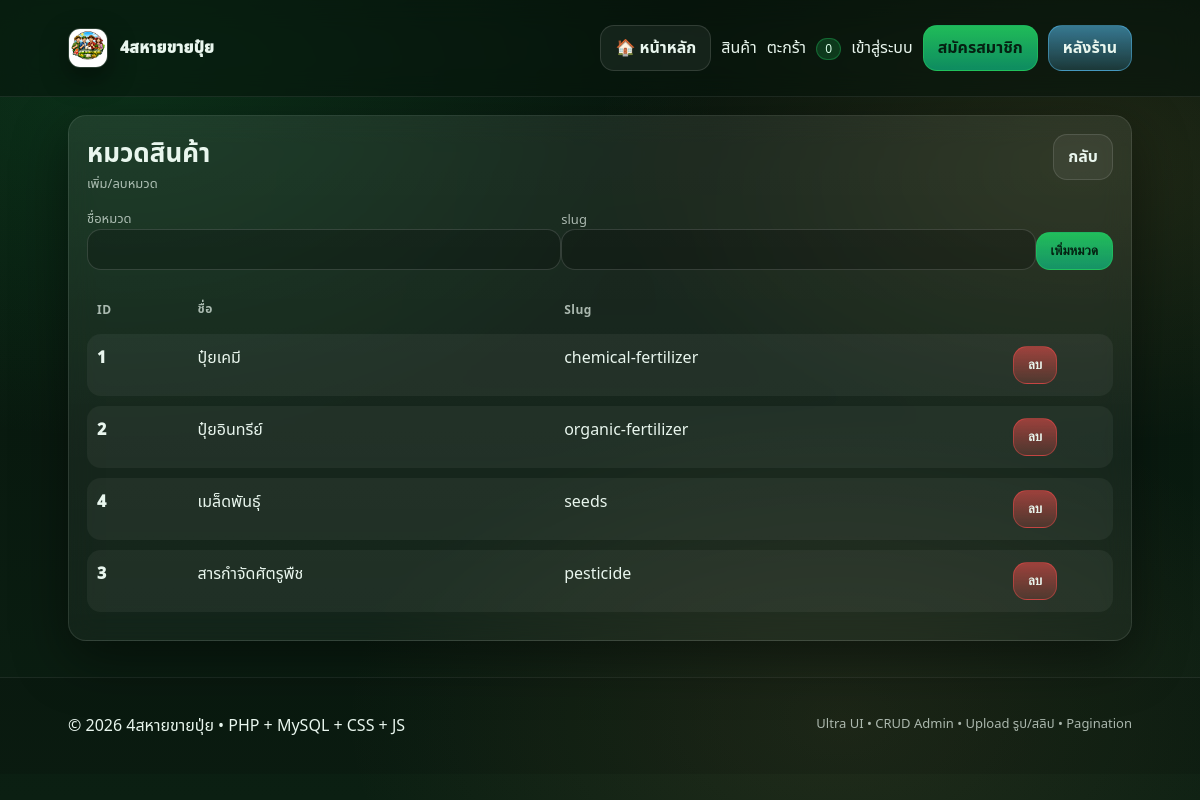
/admin/categories.php (signed in), run on the app's committed database.
### tables this page shows
CREATE TABLE categories (
  id INT AUTO_INCREMENT PRIMARY KEY,
  name VARCHAR(120) NOT NULL,
  slug VARCHAR(140) NOT NULL UNIQUE
);

### includes/functions.php (called while the page is built, shortened)
<?php
function h($s): string {
  return htmlspecialchars((string)$s, ENT_QUOTES, 'UTF-8');
}
function url(string $path = '/'): string {
  return rtrim(BASE_URL, '/') . $path;
}
function is_logged_in(): bool {
  return !empty($_SESSION['user_id']);
}
function cart_count(): int {
  $cart = $_SESSION['cart'] ?? [];
  $sum = 0;
  return $sum;
}

### admin/categories.php (the view, shortened to what this page needs)
<?php
require_once __DIR__ . '/../includes/functions.php';
$pdo = db();
$cats = $pdo->query("SELECT * FROM categories ORDER BY name")->fetchAll();
require __DIR__ . '/../includes/header.php';
?>
<div class="card panel">
  <div class="section-title">
    <div><div class="h2">หมวดสินค้า</div><div class="small">เพิ่ม/ลบหมวด</div></div>
    <a class="btn" href="<?= h(url('/admin/index.php')) ?>">กลับ</a>
  </div>
  <form method="post" class="row wrap" style="align-items:flex-end">
    <div style="flex:1;min-width:220px">
      <label class="small">ชื่อหมวด</label>
      <input class="input" name="name" required>
    </div>
    <div style="flex:1;min-width:220px">
      <label class="small">slug</label>
      <input class="input" name="slug" required>
    </div>
    <button class="btn primary" name="create" value="1">เพิ่มหมวด</button>
  </form>
  <table class="table">
    <thead><tr><th>ID</th><th>ชื่อ</th><th>Slug</th><th></th></tr></thead>
    <tbody>
    <?php foreach($cats as $c): ?>
      <tr>
        <td style="font-weight:950"><?= (int)$c['id'] ?></td>
        <td><?= h($c['name']) ?></td>
        <td><?= h($c['slug']) ?></td>
        <td style="width:110px">
          <form method="post">
            <button class="btn danger" name="delete" value="1" onclick="return confirm('ลบหมวดนี้?')">ลบ</button>
          </form>
        </td>
      </tr>
    <?php endforeach; ?>
    </tbody>
  </table>
</div>
<?php require __DIR__ . '/../includes/footer.php'; ?>

### includes/header.php (shortened to what this page needs)
<?php
require_once __DIR__ . '/functions.php';
?>
<!doctype html>
<html lang="th">
<head>
  <link rel="stylesheet" href="<?= h(url('/assets/css/ultra.css')) ?>">
</head>
<body>
<header class="topbar">
  <div class="container row between wrap">
    <a class="brand" href="<?= h(url('/')) ?>">
      <img class="logo-img" src="<?= h(url('/assets/img/logo.png')) ?>" alt="logo">
      <span class="brand-name">4สหายขายปุ๋ย</span>
    </a>
    <nav class="nav">
      <a class="btn" href="<?= h(url('/')) ?>">🏠 หน้าหลัก</a>
      <a href="<?= h(url('/products.php')) ?>">สินค้า</a>
      <a href="<?= h(url('/cart.php')) ?>">ตะกร้า <span class="pill"><?= (int)cart_count() ?></span></a>
      <?php if (is_logged_in()): ?>
        <a href="<?= h(url('/orders.php')) ?>">ออเดอร์</a>
        <a class="btn danger" href="<?= h(url('/logout.php')) ?>">ออก</a>
      <?php else: ?>
        <a href="<?= h(url('/login.php')) ?>">เข้าสู่ระบบ</a>
        <a class="btn primary" href="<?= h(url('/register.php')) ?>">สมัครสมาชิก</a>
      <?php endif; ?>
      <a class="btn sky" href="<?= h(url('/admin/login.php')) ?>">หลังร้าน</a>
    </nav>
  </div>
</header>
<main class="container">

### includes/footer.php (shortened to what this page needs)
</main>
<footer class="footer">
  <div class="container row between wrap">
    <div>© <?= date('Y') ?> <?= h(APP_NAME) ?> • PHP + MySQL + CSS + JS</div>
    <div class="small">Ultra UI • CRUD Admin • Upload รูป/สลิป • Pagination</div>
  </div>
</footer>
</body>
</html>

### assets/css/ultra.css (style rules this page uses)
:root { --bg0:#07140c; --bg1:#0b1f12; --card:rgba(255,255,255,.06); --card2:rgba(255,255,255,.08); --line:rgba(255,255,255,.10); --text:#e9f6ee; --muted:rgba(233,246,238,.70); --green:#39d98a; --leaf:#22c55e; --soil:#a77b4f; --sun:#ffd166; --danger:#ff4d4d; --sky:#5cc8ff; --shadow: 0 18px 55px rgba(0,0,0,.45); --radius: 18px; }
* { box-sizing:border-box }
html,body { height:100% }
body { margin:0; font-family: ui-sans-serif, system-ui, -apple-system, "Segoe UI", Roboto, "Noto Sans Thai", sans-serif; color:var(--text); background: radial-gradient(1000px 600px at 10% 10%, rgba(34,197,94,.16), transparent 60%), radial-gradient(900px 520px at 90% 20%, rgba(255,209,102,.10), transparent 55%), radial-gradient(900px 600px at 70% 90%, rgba(167,123,79,.14), transparent 55%), linear-gradient(180deg, var(--bg0), var(--bg1)); }
a { color:inherit; text-decoration:none }
.container { max-width:1100px; margin:0 auto; padding:18px }
.row { display:flex }
.between { justify-content:space-between }
.wrap { flex-wrap:wrap }
.small { font-size:13px; color:var(--muted) }
.h2 { font-size:26px; font-weight:900 }
.card { background:linear-gradient(180deg, rgba(255,255,255,.08), rgba(255,255,255,.04)); border:1px solid var(--line); border-radius:var(--radius); box-shadow: var(--shadow); backdrop-filter: blur(14px); }
.panel { padding:18px }
.section-title { display:flex; align-items:flex-start; justify-content:space-between; gap:12px; }
.table { width:100%; border-collapse:separate; border-spacing:0 10px; }
.table thead th { text-align:left; font-size:12px; letter-spacing:.04em; color:var(--muted); padding:6px 10px; }
.table tbody tr { background:rgba(255,255,255,.05); border:1px solid var(--line); }
.table tbody td { padding:12px 10px; vertical-align:top; }
.table tbody tr td:first-child { border-radius:14px 0 0 14px }
.table tbody tr td:last-child { border-radius:0 14px 14px 0 }
.topbar { position:sticky; top:0; z-index:50; background:rgba(7,20,12,.55); border-bottom:1px solid rgba(255,255,255,.08); backdrop-filter: blur(14px); }
.brand { display:flex; align-items:center; gap:12px; padding:10px 0; }
.logo-img { width:40px; height:40px; border-radius:12px; object-fit:cover; box-shadow: 0 10px 28px rgba(0,0,0,.45); border:1px solid rgba(255,255,255,.15); }
.brand-name { font-weight:950; letter-spacing:.2px; }
.nav { display:flex; align-items:center; gap:10px; flex-wrap:wrap; }
.pill { display:inline-flex; align-items:center; justify-content:center; min-width:24px; height:22px; padding:0 8px; border-radius:999px; background:rgba(34,197,94,.20); border:1px solid rgba(34,197,94,.35); color:#dbffe9; font-size:12px; margin-left:6px; }
.btn { display:inline-flex; align-items:center; justify-content:center; gap:8px; padding:10px 14px; border-radius:14px; border:1px solid rgba(255,255,255,.12); background:rgba(255,255,255,.06); color:var(--text); font-weight:750; cursor:pointer; transition:.18s transform, .18s background, .18s border; }
.btn.primary { background:linear-gradient(180deg, rgba(34,197,94,.95), rgba(16,185,129,.72)); border:1px solid rgba(34,197,94,.65); color:#052012; }
.btn.sky { background:linear-gradient(180deg, rgba(92,200,255,.55), rgba(92,200,255,.18)); border:1px solid rgba(92,200,255,.42); }
.btn.danger { background:linear-gradient(180deg, rgba(255,77,77,.55), rgba(255,77,77,.18)); border:1px solid rgba(255,77,77,.42); }
.input, textarea, select { width:100%; padding:12px 12px; border-radius:14px; border:1px solid rgba(255,255,255,.14); background:rgba(0,0,0,.22); color:var(--text); outline:none; }
.footer { margin-top:18px; padding:18px 0; border-top:1px solid rgba(255,255,255,.08); background:rgba(0,0,0,.12); }

### data on the page
categories: id "1", name "ปุ๋ยเคมี", slug "chemical-fertilizer"
categories: id "2", name "ปุ๋ยอินทรีย์", slug "organic-fertilizer"
categories: id "4", name "เมล็ดพันธุ์", slug "seeds"
categories: id "3", name "สารกำจัดศัตรูพืช", slug "pesticide"

### other printed values
cart_count() "0"
APP_NAME "4สหายขายปุ่ย"
